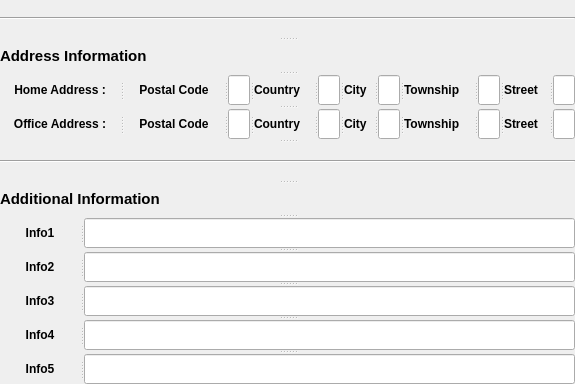
      <widget class="QSplitter" name="splitter_25">
       <property name="orientation">
        <enum>Qt::Vertical</enum>
       </property>
       <widget class="QSplitter" name="splitter_24">
        <property name="orientation">
         <enum>Qt::Vertical</enum>
        </property>
        <widget class="Line" name="line_3">
         <property name="minimumSize">
          <size>
           <width>0</width>
           <height>37</height>
          </size>
         </property>
         <property name="orientation">
          <enum>Qt::Horizontal</enum>
         </property>
        </widget>
        <widget class="QSplitter" name="splitter_23">
         <property name="orientation">
          <enum>Qt::Vertical</enum>
         </property>
         <widget class="QLabel" name="label_12">
          <property name="minimumSize">
           <size>
            <width>200</width>
            <height>30</height>
           </size>
          </property>
          <property name="maximumSize">
           <size>
            <width>16777215</width>
            <height>30</height>
           </size>
          </property>
          <property name="font">
           <font>
            <pointsize>11</pointsize>
            <weight>75</weight>
            <bold>true</bold>
           </font>
          </property>
          <property name="text">
           <string>Address Information</string>
          </property>
          <property name="alignment">
           <set>Qt::AlignLeading|Qt::AlignLeft|Qt::AlignVCenter</set>
          </property>
         </widget>
         <widget class="QSplitter" name="splitter_22">
          <property name="orientation">
           <enum>Qt::Vertical</enum>
          </property>
          <widget class="QSplitter" name="splitter_3">
           <property name="minimumSize">
            <size>
             <width>0</width>
             <height>30</height>
            </size>
           </property>
           <property name="orientation">
            <enum>Qt::Horizontal</enum>
           </property>
           <widget class="QLabel" name="customeHomePostalCode_2">
            <property name="minimumSize">
             <size>
              <width>120</width>
              <height>0</height>
             </size>
            </property>
            <property name="maximumSize">
             <size>
              <width>120</width>
              <height>16777215</height>
             </size>
            </property>
            <property name="font">
             <font>
              <pointsize>9</pointsize>
              <weight>75</weight>
              <bold>true</bold>
             </font>
            </property>
            <property name="mouseTracking">
             <bool>true</bool>
            </property>
            <property name="text">
             <string>Home Address :</string>
            </property>
            <property name="alignment">
             <set>Qt::AlignCenter</set>
            </property>
           </widget>
           <widget class="QLabel" name="customerHomeAdress_2">
            <property name="minimumSize">
             <size>
              <width>100</width>
              <height>0</height>
             </size>
            </property>
            <property name="maximumSize">
             <size>
              <width>100</width>
              <height>16777215</height>
             </size>
            </property>
            <property name="font">
             <font>
              <pointsize>9</pointsize>
              <weight>75</weight>
              <bold>true</bold>
             </font>
            </property>
            <property name="mouseTracking">
             <bool>true</bool>
            </property>
            <property name="text">
             <string>Postal Code</string>
            </property>
            <property name="alignment">
             <set>Qt::AlignCenter</set>
            </property>
           </widget>
           <widget class="QLineEdit" name="homePostalCode"/>
           <widget class="QLabel" name="label_4">
            <property name="minimumSize">
             <size>
              <width>60</width>
              <height>0</height>
             </size>
            </property>
            <property name="maximumSize">
             <size>
              <width>60</width>
              <height>16777215</height>
             </size>
            </property>
            <property name="font">
             <font>
              <weight>75</weight>
              <bold>true</bold>
             </font>
            </property>
            <property name="text">
             <string>Country</string>
            </property>
           </widget>
           <widget class="QLineEdit" name="homeCountry"/>
           <widget class="QLabel" name="label_6">
            <property name="minimumSize">
             <size>
              <width>30</width>
              <height>0</height>
             </size>
            </property>
            <property name="maximumSize">
             <size>
              <width>30</width>
              <height>16777215</height>
             </size>
            </property>
            <property name="font">
             <font>
              <weight>75</weight>
              <bold>true</bold>
             </font>
            </property>
            <property name="text">
             <string>City</string>
            </property>
           </widget>
           <widget class="QLineEdit" name="homeCity"/>
           <widget class="QLabel" name="label_8">
            <property name="minimumSize">
             <size>
              <width>70</width>
              <height>0</height>
             </size>
            </property>
            <property name="maximumSize">
             <size>
              <width>70</width>
              <height>16777215</height>
             </size>
            </property>
            <property name="font">
             <font>
              <weight>75</weight>
              <bold>true</bold>
             </font>
            </property>
            <property name="text">
             <string>Township</string>
            </property>
           </widget>
           <widget class="QLineEdit" name="homeTownship"/>
           <widget class="QLabel" name="label_10">
            <property name="minimumSize">
             <size>
              <width>45</width>
              <height>0</height>
             </size>
            </property>
            <property name="maximumSize">
             <size>
              <width>45</width>
              <height>16777215</height>
             </size>
            </property>
            <property name="font">
             <font>
              <weight>75</weight>
              <bold>true</bold>
             </font>
            </property>
            <property name="text">
             <string>Street</string>
            </property>
           </widget>
           <widget class="QLineEdit" name="homeStreet"/>
          </widget>
          <widget class="QSplitter" name="splitter_4">
           <property name="minimumSize">
            <size>
             <width>0</width>
             <height>30</height>
            </size>
           </property>
           <property name="orientation">
            <enum>Qt::Horizontal</enum>
           </property>
           <widget class="QLabel" name="customerCompanyPostalCode_2">
            <property name="minimumSize">
             <size>
              <width>120</width>
              <height>0</height>
             </size>
            </property>
            <property name="maximumSize">
             <size>
              <width>120</width>
              <height>16777215</height>
             </size>
            </property>
            <property name="font">
             <font>
              <pointsize>9</pointsize>
              <weight>75</weight>
              <bold>true</bold>
             </font>
            </property>
            <property name="mouseTracking">
             <bool>true</bool>
            </property>
            <property name="text">
             <string>Office Address :</string>
            </property>
            <property name="alignment">
             <set>Qt::AlignCenter</set>
            </property>
           </widget>
           <widget class="QLabel" name="customerCompanyAdress_2">
            <property name="minimumSize">
             <size>
              <width>100</width>
              <height>0</height>
             </size>
            </property>
            <property name="maximumSize">
             <size>
              <width>100</width>
              <height>16777215</height>
             </size>
            </property>
            <property name="font">
             <font>
              <pointsize>9</pointsize>
              <weight>75</weight>
              <bold>true</bold>
             </font>
            </property>
            <property name="mouseTracking">
             <bool>true</bool>
            </property>
            <property name="text">
             <string>Postal Code</string>
            </property>
            <property name="alignment">
             <set>Qt::AlignCenter</set>
            </property>
           </widget>
           <widget class="QLineEdit" name="officePostalCode"/>
           <widget class="QLabel" name="label_5">
            <property name="minimumSize">
             <size>
              <width>60</width>
              <height>0</height>
             </size>
            </property>
            <property name="maximumSize">
             <size>
              <width>60</width>
              <height>16777215</height>
             </size>
            </property>
            <property name="font">
             <font>
              <weight>75</weight>
              <bold>true</bold>
             </font>
            </property>
            <property name="text">
             <string>Country</string>
            </property>
           </widget>
           <widget class="QLineEdit" name="officeCountry"/>
           <widget class="QLabel" name="label_7">
            <property name="minimumSize">
             <size>
              <width>30</width>
              <height>0</height>
             </size>
            </property>
            <property name="maximumSize">
             <size>
              <width>30</width>
              <height>16777215</height>
             </size>
            </property>
            <property name="font">
             <font>
              <weight>75</weight>
              <bold>true</bold>
             </font>
            </property>
            <property name="text">
             <string>City</string>
            </property>
           </widget>
           <widget class="QLineEdit" name="officeCity"/>
           <widget class="QLabel" name="label_9">
            <property name="minimumSize">
             <size>
              <width>70</width>
              <height>0</height>
             </size>
            </property>
            <property name="maximumSize">
             <size>
              <width>70</width>
              <height>16777215</height>
             </size>
            </property>
            <property name="font">
             <font>
              <weight>75</weight>
              <bold>true</bold>
             </font>
            </property>
            <property name="text">
             <string>Township</string>
            </property>
           </widget>
           <widget class="QLineEdit" name="officeTownship"/>
           <widget class="QLabel" name="label_11">
            <property name="minimumSize">
             <size>
              <width>45</width>
              <height>0</height>
             </size>
            </property>
            <property name="maximumSize">
             <size>
              <width>45</width>
              <height>16777215</height>
             </size>
            </property>
            <property name="font">
             <font>
              <weight>75</weight>
              <bold>true</bold>
             </font>
            </property>
            <property name="text">
             <string>Street</string>
            </property>
           </widget>
           <widget class="QLineEdit" name="officeStreet"/>
          </widget>
         </widget>
        </widget>
       </widget>
       <widget class="QSplitter" name="splitter_12">
        <property name="orientation">
         <enum>Qt::Vertical</enum>
        </property>
        <widget class="Line" name="line_2">
         <property name="minimumSize">
          <size>
           <width>0</width>
           <height>37</height>
          </size>
         </property>
         <property name="maximumSize">
          <size>
           <width>16777215</width>
           <height>37</height>
          </size>
         </property>
         <property name="orientation">
          <enum>Qt::Horizontal</enum>
         </property>
        </widget>
        <widget class="QSplitter" name="splitter_5">
         <property name="orientation">
          <enum>Qt::Vertical</enum>
         </property>
         <widget class="QLabel" name="label_2">
          <property name="minimumSize">
           <size>
            <width>200</width>
            <height>30</height>
           </size>
          </property>
          <property name="maximumSize">
           <size>
            <width>16777215</width>
            <height>30</height>
           </size>
          </property>
          <property name="font">
           <font>
            <pointsize>11</pointsize>
            <weight>75</weight>
            <bold>true</bold>
           </font>
          </property>
          <property name="text">
           <string>Additional Information</string>
          </property>
          <property name="alignment">
           <set>Qt::AlignLeading|Qt::AlignLeft|Qt::AlignVCenter</set>
          </property>
         </widget>
         <widget class="QSplitter" name="splitter_11">
          <property name="orientation">
           <enum>Qt::Vertical</enum>
          </property>
          <widget class="QSplitter" name="splitter_6">
           <property name="minimumSize">
            <size>
             <width>0</width>
             <height>30</height>
            </size>
           </property>
           <property name="maximumSize">
            <size>
             <width>16777215</width>
             <height>16777215</height>
            </size>
           </property>
           <property name="orientation">
            <enum>Qt::Horizontal</enum>
           </property>
           <widget class="QLabel" name="customerName_3">
            <property name="maximumSize">
             <size>
              <width>80</width>
              <height>16777215</height>
             </size>
            </property>
            <property name="font">
             <font>
              <pointsize>9</pointsize>
              <weight>75</weight>
              <bold>true</bold>
             </font>
            </property>
            <property name="mouseTracking">
             <bool>true</bool>
            </property>
            <property name="text">
             <string>Info1</string>
            </property>
            <property name="alignment">
             <set>Qt::AlignCenter</set>
            </property>
           </widget>
           <widget class="QLineEdit" name="info1"/>
          </widget>
          <widget class="QSplitter" name="splitter_7">
           <property name="minimumSize">
            <size>
             <width>0</width>
             <height>30</height>
            </size>
           </property>
           <property name="maximumSize">
            <size>
             <width>16777215</width>
             <height>16777215</height>
            </size>
           </property>
           <property name="orientation">
            <enum>Qt::Horizontal</enum>
           </property>
           <widget class="QLabel" name="customerName_4">
            <property name="maximumSize">
             <size>
              <width>80</width>
              <height>16777215</height>
             </size>
            </property>
            <property name="font">
             <font>
              <pointsize>9</pointsize>
              <weight>75</weight>
              <bold>true</bold>
             </font>
            </property>
            <property name="mouseTracking">
             <bool>true</bool>
            </property>
            <property name="text">
             <string>Info2</string>
            </property>
            <property name="alignment">
             <set>Qt::AlignCenter</set>
            </property>
           </widget>
           <widget class="QLineEdit" name="info2"/>
          </widget>
          <widget class="QSplitter" name="splitter_8">
           <property name="minimumSize">
            <size>
             <width>0</width>
             <height>30</height>
            </size>
           </property>
           <property name="maximumSize">
            <size>
             <width>16777215</width>
             <height>16777215</height>
            </size>
           </property>
           <property name="orientation">
            <enum>Qt::Horizontal</enum>
           </property>
           <widget class="QLabel" name="customerName_5">
            <property name="maximumSize">
             <size>
              <width>80</width>
              <height>16777215</height>
             </size>
            </property>
            <property name="font">
             <font>
              <pointsize>9</pointsize>
              <weight>75</weight>
              <bold>true</bold>
             </font>
            </property>
            <property name="mouseTracking">
             <bool>true</bool>
            </property>
            <property name="text">
             <string>Info3</string>
            </property>
            <property name="alignment">
             <set>Qt::AlignCenter</set>
            </property>
           </widget>
           <widget class="QLineEdit" name="info3"/>
          </widget>
          <widget class="QSplitter" name="splitter_9">
           <property name="minimumSize">
            <size>
             <width>0</width>
             <height>30</height>
            </size>
           </property>
           <property name="maximumSize">
            <size>
             <width>16777215</width>
             <height>16777215</height>
            </size>
           </property>
           <property name="orientation">
            <enum>Qt::Horizontal</enum>
           </property>
           <widget class="QLabel" name="customerName_6">
            <property name="maximumSize">
             <size>
              <width>80</width>
              <height>16777215</height>
             </size>
            </property>
            <property name="font">
             <font>
              <pointsize>9</pointsize>
              <weight>75</weight>
              <bold>true</bold>
             </font>
            </property>
            <property name="mouseTracking">
             <bool>true</bool>
            </property>
            <property name="text">
             <string>Info4</string>
            </property>
            <property name="alignment">
             <set>Qt::AlignCenter</set>
            </property>
           </widget>
           <widget class="QLineEdit" name="info4"/>
          </widget>
          <widget class="QSplitter" name="splitter_10">
           <property name="minimumSize">
            <size>
             <width>0</width>
             <height>30</height>
            </size>
           </property>
           <property name="maximumSize">
            <size>
             <width>16777215</width>
             <height>16777215</height>
            </size>
           </property>
           <property name="orientation">
            <enum>Qt::Horizontal</enum>
           </property>
           <widget class="QLabel" name="customerName_7">
            <property name="maximumSize">
             <size>
              <width>80</width>
              <height>16777215</height>
             </size>
            </property>
            <property name="font">
             <font>
              <pointsize>9</pointsize>
              <weight>75</weight>
              <bold>true</bold>
             </font>
            </property>
            <property name="mouseTracking">
             <bool>true</bool>
            </property>
            <property name="text">
             <string>Info5</string>
            </property>
            <property name="alignment">
             <set>Qt::AlignCenter</set>
            </property>
           </widget>
           <widget class="QLineEdit" name="info5"/>
          </widget>
         </widget>
        </widget>
       </widget>
      </widget>
